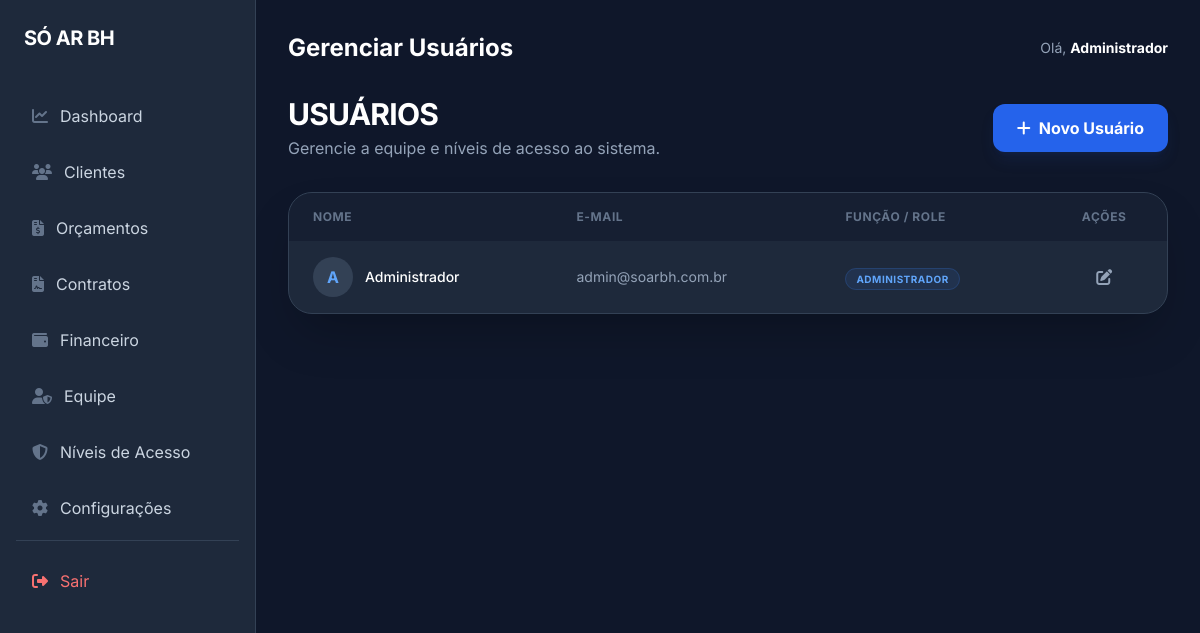
/usuarios (signed in), run on the app's committed database.
### tables this page shows
CREATE TABLE IF NOT EXISTS usuarios (
    id INT AUTO_INCREMENT PRIMARY KEY,
    nome VARCHAR(150) NOT NULL,
    email VARCHAR(150) UNIQUE NOT NULL,
    senha VARCHAR(255) NOT NULL,
    role_id INT NULL,
    nivel ENUM('admin') DEFAULT 'admin',  
    created_at TIMESTAMP DEFAULT CURRENT_TIMESTAMP,
    FOREIGN KEY (role_id) REFERENCES roles(id) ON DELETE SET NULL
);

CREATE TABLE IF NOT EXISTS roles (
    id INT AUTO_INCREMENT PRIMARY KEY,
    nome VARCHAR(50) NOT NULL,
    slug VARCHAR(50) UNIQUE NOT NULL,
    descricao VARCHAR(255)
);

### app/Controllers/BaseController.php (called while the page is built, shortened)
<?php
class BaseController
{
    protected function view($path, $data = [])
    {
        extract($data);
        require_once __DIR__ . "/../../views/{$path}.php";
    }
}

### app/Controllers/UserController.php (called while the page is built, shortened)
<?php
class UserController extends BaseController
{
    private $userModel;
    public function __construct()
    {
        $this->userModel = new User();
    }
    public function index()
    {
        $users = $this->userModel->allWithRole();
        $this->view('admin/users/index', [
            'title' => 'Gerenciar Usuários',
            'users' => $users
        ]);
    }
}

### app/Services/Database.php (called while the page is built, shortened)
<?php
class Database
{
    private static $instance = null;
    private $connection;
    private function __construct()
    {
        $config = require __DIR__ . '/../../config/config.php';
        $db = $config['db'];
        try {
            $dsn = "mysql:host={$db['host']};dbname={$db['dbname']};charset={$db['charset']}";
            $this->connection = new PDO($dsn, $db['user'], $db['pass'], [
                PDO::ATTR_ERRMODE => PDO::ERRMODE_EXCEPTION,
                PDO::ATTR_DEFAULT_FETCH_MODE => PDO::FETCH_ASSOC,
                PDO::ATTR_EMULATE_PREPARES => false,
            ]);
        } catch (PDOException $e) {
            die("Database connection failed: " . $e->getMessage());
        }
    }
    public static function getInstance()
    {
        if (self::$instance === null) {
            self::$instance = new self();
        }
        return self::$instance->getConnection();
    }
    public function getConnection()
    {
        return $this->connection;
    }
}

### config/config.php (called while the page is built)
<?php
return [
    'db' => [
        'host' => '177.136.234.91',
        'dbname' => 'soarcondicionado_crm',
        'user' => 'soarcondicionado_cm',
        'pass' => '?*4kqWSh1N0V;+~1',
        'charset' => 'utf8mb4'
    ],
    'app_url' => 'https://crm.soarcondicionadobh.com.br',
    'app_key' => 'OYP6bZVdFg0C28KUEZoVBNiuUhHvPGWfBl05HxfrLBI='
];

### app/Models/BaseModel.php (called while the page is built, shortened)
<?php
abstract class BaseModel
{
    public function __construct()
    {
        $this->db = Database::getInstance();
    }
}

### app/Models/User.php (called while the page is built, shortened)
<?php
class User extends BaseModel
{
    protected $table = 'usuarios';
    public function allWithRole()
    {
        $stmt = $this->db->prepare("
            SELECT u.*, r.nome as role_nome, r.slug as role_slug
            FROM {$this->table} u
            LEFT JOIN roles r ON u.role_id = r.id
            ORDER BY u.nome ASC
        ");
        $stmt->execute();
        return $stmt->fetchAll();
    }
}

### views/admin/users/index.php (the view, shortened to what this page needs)
<?php include __DIR__ . '/../layout/header.php'; ?>
<div class="max-w-6xl mx-auto">
    <div class="flex items-center justify-between mb-8">
        <div>
            <h1 class="text-3xl font-bold text-white uppercase tracking-tight">Usuários</h1>
            <p class="text-slate-400 mt-1">Gerencie a equipe e níveis de acesso ao sistema.</p>
        </div>
        <a href="/usuarios/create" class="px-6 py-3 bg-blue-600 hover:bg-blue-700 text-white font-bold rounded-xl transition-all shadow-lg shadow-blue-900/20 flex items-center">
            <i class="fa-solid fa-plus mr-2"></i> Novo Usuário
        </a>
    </div>
    <div class="bg-slate-800 rounded-3xl border border-slate-700 shadow-2xl overflow-hidden">
        <div class="overflow-x-auto">
            <table class="w-full text-left">
                <thead>
                    <tr class="bg-slate-900/50">
                        <th class="px-6 py-4 text-xs font-bold text-slate-500 uppercase tracking-wider">Nome</th>
                        <th class="px-6 py-4 text-xs font-bold text-slate-500 uppercase tracking-wider">E-mail</th>
                        <th class="px-6 py-4 text-xs font-bold text-slate-500 uppercase tracking-wider">Função / Role</th>
                        <th class="px-6 py-4 text-xs font-bold text-slate-500 uppercase tracking-wider text-center">Ações</th>
                    </tr>
                </thead>
                <tbody class="divide-y divide-slate-700/50">
                    <?php foreach ($users as $u): ?>
                    <tr class="hover:bg-slate-700/30 transition-colors">
                        <td class="px-6 py-4">
                            <div class="flex items-center">
                                <div class="w-10 h-10 bg-slate-700 rounded-full flex items-center justify-center mr-3 text-blue-400 font-bold">
                                    <?= strtoupper(substr($u['nome'], 0, 1)) ?>
                                </div>
                                <span class="text-sm font-medium text-white"><?= htmlspecialchars($u['nome']) ?></span>
                            </div>
                        </td>
                        <td class="px-6 py-4 text-sm text-slate-400">
                            <?= htmlspecialchars($u['email']) ?>
                        </td>
                        <td class="px-6 py-4">
                            <span class="px-2.5 py-1 rounded-full text-[10px] font-bold uppercase tracking-wider
                                <?= $u['role_slug'] === 'admin' ? 'bg-blue-500/10 text-blue-400 border border-blue-500/20' : 'bg-slate-900 text-slate-400 border border-slate-700' ?>">
                                <?= htmlspecialchars($u['role_nome'] ?: 'Sem Função') ?>
                            </span>
                        </td>
                        <td class="px-6 py-4 text-center">
                            <div class="flex items-center justify-center space-x-3">
                                <a href="/usuarios/edit/<?= $u['id'] ?>" class="text-slate-400 hover:text-blue-400 transition-colors">
                                    <i class="fa-solid fa-pen-to-square"></i>
                                </a>
                            </div>
                        </td>
                    </tr>
                    <?php endforeach; ?>
                </tbody>
            </table>
        </div>
    </div>
</div>
<?php include __DIR__ . '/../layout/footer.php'; ?>

### views/admin/layout/header.php (style rules this page uses)
body { font-family: 'Inter', sans-serif; }

### data on the page
usuarios: nome "A", nome "Administrador", email "admin@soarbh.com.br", role.nome "ADMINISTRADOR"

### other printed values
$title "Gerenciar Usuários"
$_SESSION['user_nome'] "Administrador"
